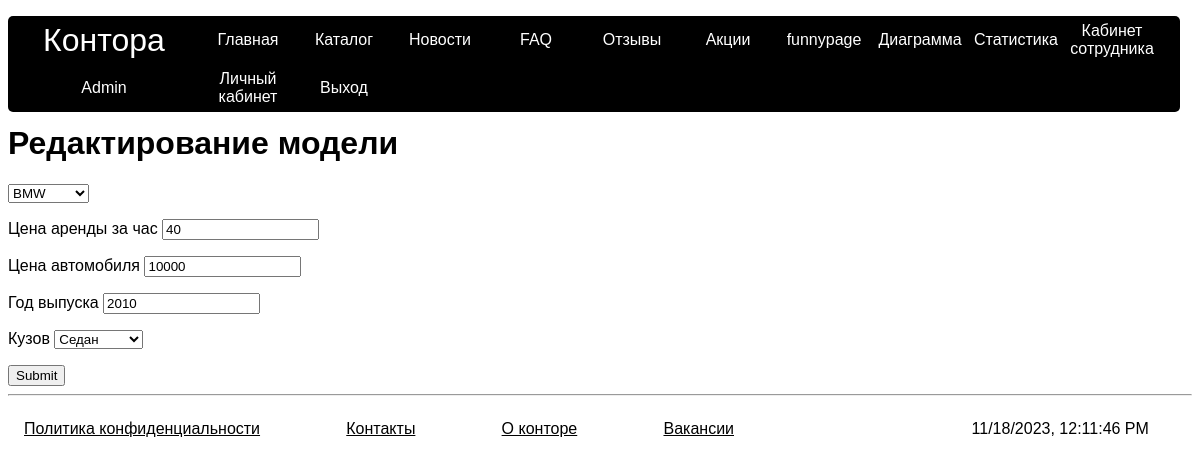
/editmodel?id=1 (signed in), run on the app's committed database.
### mainapp/models.py (models this page shows, shortened)
class CarModel(models.Model):
    SEDAN = "Седан"
    CROSS = "Кроссовер"
    COUPE = "Купе"
    STATION_WAGON = "Универсал"
    SPORT = "Спорт"
    HATCHBACK = "Хэтчбек"
    CONVERTIBLE = "Кабриолет"
    MINIVAN = "Минивэн"
    BODY_CHOICES = [
        (SEDAN, "Седан"),
        (CROSS, "Кроссовер"),
        (STATION_WAGON, "Универсал"),
        (SPORT, "Седан"),
        (HATCHBACK, "Хэтчбек"),
        (CONVERTIBLE, "Кабриолет"),
        (MINIVAN, "Минивэн"),
        (COUPE, "Купе"),
    ]
    BMW = "BMW"
    MERCEDES = "Mercedes"
    AUDI = "Audi"
    MAZDA = "Mazda"
    VOLVO = "Volvo"
    BRAND_CHOICES = [
        (BMW, 'BMW'),
        (MERCEDES, 'Mercedes'),
        (AUDI,"Audi"),
        (MAZDA, "Mazda"),
        (VOLVO, "Volvo")
    ]
    body = models.CharField(max_length=20, choices=BODY_CHOICES)
    price = models.BigIntegerField(default=40, null=True)
    car_price = models.BigIntegerField(default=10000, null=True)
    id = models.AutoField(primary_key=True)
    brand = models.CharField(max_length=20, choices=BRAND_CHOICES)
    year = models.IntegerField(validators=[MaxValueValidator(2023), MinValueValidator(2010)])
    usageCount = models.IntegerField(default=0)

### mainapp/views.py (the view)
    def _(request):
        if not request.user.is_staff:
            return HttpResponseRedirect('main')
        return func(request)

### mainapp/views.py (called while the page is built)
def staffpage(func):
    def _(request):
        if not request.user.is_staff:
            return HttpResponseRedirect('main')
        return func(request)
    return _

### mainapp/templates/editmodel.html (shortened to what this page needs)
{% extends "base.html" %}
{%block content%}
<h1>Редактирование модели</h1>
<form method="POST" id="form">
    <select name="brand" form="form">
        <option value="{{brand}}">{{brand}}</option>
    </select>
    <p>
        <label> Цена аренды за час</label>
        <input type="number" name="price" value="{{obj.price}}">
    </p>
    <p>
        <label> Цена автомобиля</label>
        <input type="number" name="car_price" value="{{obj.car_price}}">
    </p>
    <p>
        <label> Год выпуска </label>
        <input type="number" name="year" value="{{obj.year}}">
    </p>
    <p>
        <label> Кузов </label>
        <select name="body" form="form">
            <option value="{{body.0}}"> {{body.1}}</option>
        </select>
    </p>
    <input type="submit">
</form>
{%endblock content%}

### mainapp/static/css/globals.css (style rules this page uses)
* { font-family: Helvetica, sans-serif; }
body { overflow-x: hidden; }

### data on the page
CarModel: brand "BMW", price "40", car_price "10000", year "2010"

### other printed values
form field body "Седан"
